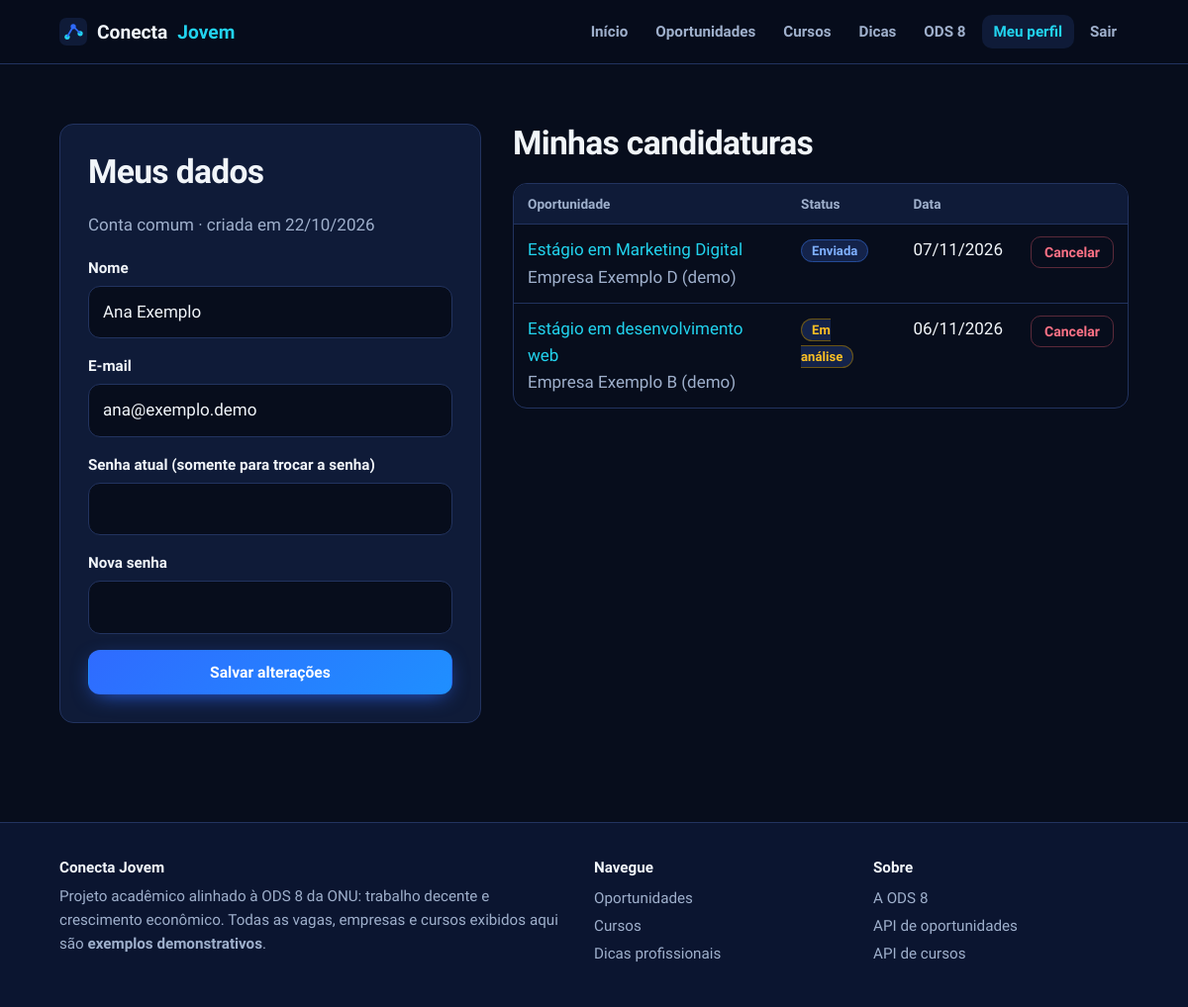
Screenshot of /perfil (signed in) with the database file from the repository.
### models.py (models this page shows, shortened)
class Usuario(db.Model):
    __tablename__ = "usuarios"
    id = db.Column(db.Integer, primary_key=True)
    nome = db.Column(db.String(100), nullable=False)
    email = db.Column(db.String(120), unique=True, nullable=False, index=True)
    senha_hash = db.Column(db.String(255), nullable=False)
    tipo = db.Column(db.String(10), nullable=False, default="comum")  # comum | admin
    data_criacao = db.Column(db.DateTime, nullable=False, default=datetime.utcnow)
    candidaturas = db.relationship(
        "Candidatura", back_populates="usuario", cascade="all, delete-orphan"
    )
    @property
    def is_admin(self):
        return self.tipo == "admin"

class Candidatura(db.Model):
    __tablename__ = "candidaturas"
    __table_args__ = (
        db.UniqueConstraint("usuario_id", "oportunidade_id", name="uq_candidatura_usuario_oportunidade"),
    )
    id = db.Column(db.Integer, primary_key=True)
    usuario_id = db.Column(db.Integer, db.ForeignKey("usuarios.id", ondelete="CASCADE"), nullable=False)
    oportunidade_id = db.Column(
        db.Integer, db.ForeignKey("oportunidades.id", ondelete="CASCADE"), nullable=False
    )
    status = db.Column(db.String(20), nullable=False, default="Enviada")
    data_candidatura = db.Column(db.DateTime, nullable=False, default=datetime.utcnow)
    usuario = db.relationship("Usuario", back_populates="candidaturas")
    oportunidade = db.relationship("Oportunidade", back_populates="candidaturas")

class Oportunidade(db.Model):
    __tablename__ = "oportunidades"
    id = db.Column(db.Integer, primary_key=True)
    titulo = db.Column(db.String(150), nullable=False)
    empresa = db.Column(db.String(120), nullable=False)
    descricao = db.Column(db.Text, nullable=False)
    categoria = db.Column(db.String(60), nullable=False)
    modalidade = db.Column(db.String(20), nullable=False)
    localizacao = db.Column(db.String(100), nullable=False)
    tipo = db.Column(db.String(20), nullable=False)
    ativa = db.Column(db.Boolean, nullable=False, default=True)
    data_criacao = db.Column(db.DateTime, nullable=False, default=datetime.utcnow)
    candidaturas = db.relationship(
        "Candidatura", back_populates="oportunidade", cascade="all, delete-orphan"
    )

### app.py (the view, shortened to what this page needs)
    @app.route("/perfil", methods=["GET", "POST"])
    @login_obrigatorio
    def perfil():
        u = g.usuario
        cands = Candidatura.query.filter_by(usuario_id=u.id).order_by(Candidatura.data_candidatura.desc()).all()
        return render_template("perfil.html", candidaturas=cands)

### templates/perfil.html (shortened to what this page needs)
{% extends "base.html" %}
{% from "_macros.html" import tag_status %}
{% block conteudo %}
<section class="bloco"><div class="wrap duas">
  <div class="painel">
    <h2>Meus dados</h2>
    <p class="mut">Conta {{ 'de administrador' if usuario.is_admin else 'comum' }} · criada em {{ usuario.data_criacao.strftime('%d/%m/%Y') }}</p>
    <form class="form" method="post" novalidate>
      <div><label for="nome">Nome</label><input id="nome" name="nome" value="{{ usuario.nome }}" required maxlength="100"></div>
      <div><label for="email">E-mail</label><input id="email" name="email" type="email" value="{{ usuario.email }}" required maxlength="120"></div>
      <div><label for="senha_atual">Senha atual (somente para trocar a senha)</label><input id="senha_atual" name="senha_atual" type="password" autocomplete="current-password"></div>
      <div><label for="nova_senha">Nova senha</label><input id="nova_senha" name="nova_senha" type="password" autocomplete="new-password"></div>
      <button class="btn btn-pri" type="submit">Salvar alterações</button>
    </form>
  </div>
  <div>
    <h2>Minhas candidaturas</h2>
    {% if candidaturas %}
    <div class="tabela"><table>
      <thead><tr><th>Oportunidade</th><th>Status</th><th>Data</th><th></th></tr></thead>
      <tbody>{% for c in candidaturas %}<tr>
        <td><a href="{{ url_for('oportunidade_detalhe', oid=c.oportunidade.id) }}">{{ c.oportunidade.titulo }}</a><div class="mut">{{ c.oportunidade.empresa }}</div></td>
        <td>{{ tag_status(c.status) }}</td>
        <td>{{ c.data_candidatura.strftime('%d/%m/%Y') }}</td>
        <td><form method="post" action="{{ url_for('cancelar_candidatura', cid=c.id) }}" data-confirmar="Cancelar esta candidatura?"><input type="hidden" name="csrf_token" value="{{ csrf_token }}"><button class="btn btn-risk btn-sm" type="submit">Cancelar</button></form></td>
      </tr>{% endfor %}</tbody>
    </table></div>
    {% else %}<div class="vazio">Você ainda não se candidatou. <a href="{{ url_for('oportunidades') }}">Veja as oportunidades</a>.</div>{% endif %}
  </div>
</div></section>
{% endblock %}

### templates/_macros.html (shortened to what this page needs)
{% macro tag_status(s) %}
<span class="tag {{ {'Enviada':'info','Em análise':'warn','Entrevista':'tipo','Aprovada':'ok','Não selecionada':'err'}.get(s,'') }}">{{ s }}</span>
{% endmacro %}

### static/css/style.css (style rules this page uses)
:root { --bg:#070d1c; --bg2:#0b1530; --surf:#0f1b38; --surf2:#14234a; --line:#22335f; --blue:#2f6bff; --cyan:#22d3ee; --txt:#f1f5f9; --mut:#9fb0cc; --ok:#34d399; --err:#fb7185; --warn:#fbbf24; --r:14px; --fh:'Sora',system-ui,sans-serif; --fb:'Source Sans 3',system-ui,sans-serif; }
* { box-sizing:border-box }
html { scroll-behavior:smooth }
body { margin:0;background:var(--bg);color:var(--txt);font:17px/1.6 var(--fb);min-height:100vh;display:flex;flex-direction:column }
a { color:var(--cyan);text-decoration:none }
h1,h2,h3 { font-family:var(--fh);line-height:1.2;margin:0 0 .6em;letter-spacing:-.02em }
h2 { font-size:clamp(1.5rem,3vw,2.1rem) }
p { margin:0 0 1em }
.wrap { max-width:1120px;margin:0 auto;padding:0 20px }
.mut { color:var(--mut) }
.btn { display:inline-flex;align-items:center;justify-content:center;gap:8px;padding:12px 22px;border-radius:12px;border:1px solid transparent;font:700 .98rem var(--fb);cursor:pointer;transition:transform .15s,box-shadow .2s,background .2s,border-color .2s;text-decoration:none!important;color:#fff }
.btn-pri { background:linear-gradient(135deg,var(--blue),#1f8fff);box-shadow:0 6px 22px -8px var(--blue) }
.btn-risk { background:transparent;border-color:#5b2a3a;color:var(--err) }
.btn-sm { padding:7px 13px;font-size:.88rem;border-radius:10px }
section.bloco { padding:60px 0 }
.tag { font-size:.82rem;font-weight:600;padding:3px 10px;border-radius:999px;background:var(--surf2);border:1px solid var(--line);color:var(--mut) }
.tag.warn { color:var(--warn);border-color:#6b5514 }
.tag.info { color:#7fb0ff;border-color:#244a96 }
.duas { display:grid;grid-template-columns:1fr 1fr;gap:32px;align-items:start }
.form { display:grid;gap:16px }
label { font-weight:600;font-size:.95rem;display:block;margin-bottom:6px }
input,select,textarea { width:100%;padding:12px 14px;background:var(--bg);color:var(--txt);border:1px solid var(--line);border-radius:12px;font:inherit;transition:border-color .2s,box-shadow .2s }
.painel { background:var(--surf);border:1px solid var(--line);border-radius:var(--r);padding:28px }
.tabela { overflow-x:auto;border:1px solid var(--line);border-radius:var(--r) }
table { width:100%;border-collapse:collapse;min-width:620px }
th,td { padding:12px 14px;text-align:left;border-bottom:1px solid var(--line);vertical-align:top }
th { font:600 .85rem var(--fb);color:var(--mut);background:var(--surf) }
tr:last-child td { border-bottom:0 }
td form { display:inline }

### rows the page displays
Usuario: tipo "comum", data_criacao "22/10/2026", nome "Ana Exemplo", email "ana@exemplo.demo"
Candidatura: oportunidade.titulo "Estágio em Marketing Digital", oportunidade.empresa "Empresa Exemplo D (demo)", status "Enviada", data_candidatura "07/11/2026"
Candidatura: oportunidade.titulo "Estágio em desenvolvimento web", oportunidade.empresa "Empresa Exemplo B (demo)", status "Em análise", data_candidatura "06/11/2026"
